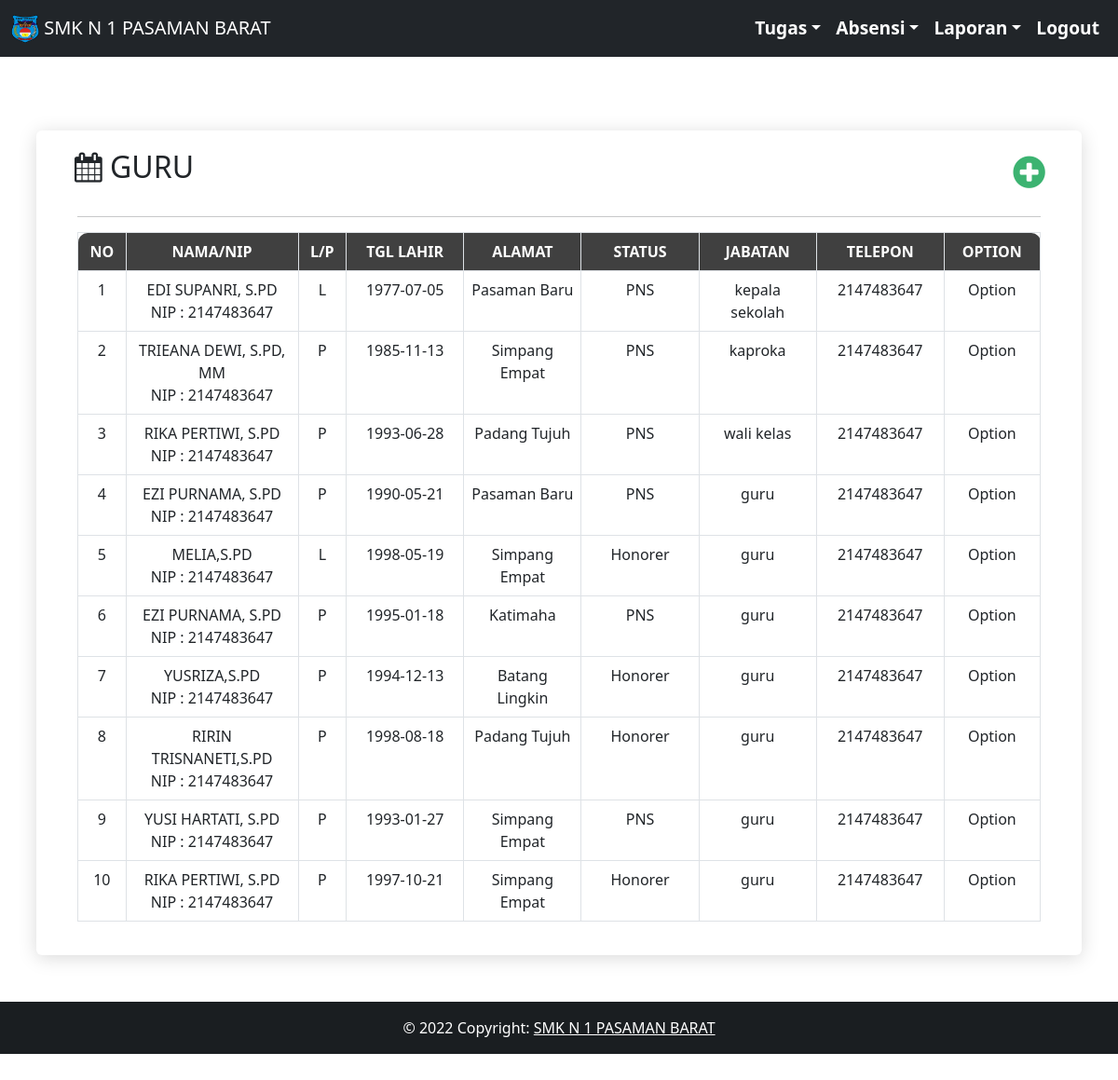
The page /operator/guru/daftar_guru.php (signed in) on the database its author committed.
### tables this page shows
CREATE TABLE `biodata_sekolah` (
  `id_biodata_sekolah` int(11) NOT NULL,
  `nama_sekolah` varchar(120) NOT NULL,
  `alamat_sekolah` varchar(120) NOT NULL,
  `photo_sekolah` varchar(120) NOT NULL,
  `email_sekolah` varchar(120) NOT NULL,
  `telepon_sekolah` int(11) NOT NULL
);

CREATE TABLE `biodata_guru` (
  `id_guru` int(11) NOT NULL,
  `nip_guru` varchar(120) NOT NULL,
  `nama_guru` varchar(120) NOT NULL,
  `jenis_kelamin_guru` varchar(120) NOT NULL,
  `tgl_lahir_guru` date NOT NULL,
  `alamat_guru` varchar(120) NOT NULL,
  `pendidikan_guru` varchar(120) NOT NULL,
  `status_guru` varchar(120) NOT NULL,
  `jabatan_guru` varchar(120) NOT NULL,
  `telepon_guru` varchar(120) NOT NULL,
  `foto_guru` varchar(300) NOT NULL,
  `username` varchar(120) NOT NULL,
  `password` varchar(120) NOT NULL
);

### operator/guru/daftar_guru.php (the view, shortened to what this page needs)
<?php
include "../../db/koneksi.php";
include "../../layout/header.php"
?>
<div id="content" style="margin-top:60px;">
  <div class="regular-page-area section-padding-20">
    <div class="container">
      <div class="row justify-content-center">
        <div class="col-12">
          <div class="details-content">
            <div class="container">
              <div class="row">
                <div class="col-sm">
                  <h2 id="xs" ><i class="icon-calendar"></i> GURU </h2>
                </div>
                <div class="col-sm" style="text-align: right;margin-right: 5%;">
                  <a class="col-sm" href="http://localhost/SMK_1_PASAMAN/absensi/operator/guru/tambah_guru" style=""><h1 id="xs" ><i class="icon-plus-sign" style="color:mediumseagreen;"></i> </h1></a>
                </div>
              </div>
            </div>
            <div id="myDiv" class="container-fluid">
              <hr>
              <div class="row-fluid">
                <div class="span12">
                  <div class="widget-box">
                    <div class="widget-title">
                     <table class="table table-bordered" >
                      <thead>
                        <tr>
                          <th class="text-center" style="width:5%;background-color: #404040; color:white;border-radius: 10px 0 0 0 ;">NO</th>
                          <th class="text-center" style="background-color: #404040; color:white;">NAMA/NIP</th>
                          <th class="text-center" style="width:5%;background-color: #404040; color:white;">L/P</th>
                          <th class="text-center" style="background-color: #404040; color:white;">TGL LAHIR</th>
                          <th class="text-center"style="background-color: #404040; color:white;">ALAMAT</th>
                          <th class="text-center"style="background-color: #404040; color:white;">STATUS</th>
                          <th class="text-center"style="background-color: #404040; color:white;">JABATAN</th>
                          <th class="text-center"style="background-color: #404040; color:white;">TELEPON</th>
                          <th class="text-center" style="width: 10%;background-color: #404040; color:white;border-radius: 0 10px 0 0 ;" colspan="2">OPTION</th>
                        </tr>
                      </thead>
                      <tbody>
                      <?php
                       $queryDataGuru = mysqli_query($konek,"SELECT * FROM biodata_guru");
                       $no = 1;
                       while($dataGuru = mysqli_fetch_array($queryDataGuru)){
                        if($dataGuru['status_guru']!= "admin"){
                        ?>
                        <tr>
                        <td class="text-center"><?php echo $no; ?></td>
                        <td class="text-center"><?php echo strtoupper($dataGuru['nama_guru']); ?><br> NIP : <?php echo $dataGuru['nip_guru']; ?> </td>
                        <td class="text-center" style="widtd:5%;"><?php echo $dataGuru['jenis_kelamin_guru']; ?></td>
                        <td class="text-center"><?php echo $dataGuru['tgl_lahir_guru']; ?></td>
                        <td class="text-center"><?php echo $dataGuru['alamat_guru']; ?></td>
                        <td class="text-center"><?php echo $dataGuru['status_guru']; ?></td>
                        <td class="text-center"><?php echo $dataGuru['jabatan_guru']; ?></td>
                        <td class="text-center"><?php echo $dataGuru['telepon_guru']; ?></td>
                        <td class="text-center" colspan="2">Option</td>
                      </tr>
                       <?php $no++;}}
                       ?>
                    </tbody>
                  </table>
                </div>
              </div>
            </div>
          </div>
        </div>
      </div>
    </div>
  </div>
</div>
<?php include '../../layout/footer.php'; ?>

### layout/header.php (shortened to what this page needs)
<?php
$query=mysqli_query($konek,"SELECT * FROM biodata_sekolah");
$data=mysqli_fetch_array($query);
?>
<!DOCTYPE html>
<html lang="en">
<head>
  <link rel="stylesheet" href="http://localhost/SMK_1_PASAMAN/absensi/assets/css/bootstrap.min.css" />
  <link rel="stylesheet" href="http://localhost/SMK_1_PASAMAN/absensi/assets/css/bootstrap-responsive.min.css" />
  <link href="http://localhost/SMK_1_PASAMAN/absensi/assets/font-awesome/css/font-awesome.css" rel="stylesheet" />
  <link rel="stylesheet" href="http://localhost/SMK_1_PASAMAN/absensi/assets/css/custom/style.css">
</head>
<body>
  <nav id="nav" class="navbar fixed-top navbar-expand-lg navbar-dark bg-dark">
    <div class="container-fluid">
      <a class="navbar-brand" href="#"><img src="http://localhost/SMK_1_PASAMAN/absensi/assets/image/<?PHP echo $data['photo_sekolah'] ?>" alt="" width="30" height="30" class="d-inline-block align-text-top"> SMK N 1 PASAMAN BARAT</a>
    <div class="collapse navbar-collapse" id="navbarNav">
      <ul class="navbar-nav">
              <?php if ($_SESSION['akses'] == 'wali kelas') {?>
                <li class="nav-item dropdown">
                  <a href="#" class="nav-link dropdown-toggle" data-bs-toggle="dropdown"style="color: white; font-weight: 600; font-size: 1.2em;"><span class="text">Tugas</span></a>
                </li>
                <li class="nav-item dropdown">
                  <a href="#" class="nav-link dropdown-toggle" data-bs-toggle="dropdown" style="color: white; font-weight: 600; font-size: 1.2em;"><span class="text">Absensi</span></a>
              </li>
              <li class="nav-item dropdown">
                <a href="#" class="nav-link dropdown-toggle" data-bs-toggle="dropdown" style="color: white; font-weight: 600; font-size: 1.2em;"><span class="text">Laporan</span></a>
              </li>
              <li class="nav-item">
                <a class="nav-link text-white" style="font-weight: 600; font-size: 1.2em;" href="http://localhost/SMK_1_PASAMAN/absensi/logout.php?id=<?PHP echo $_SESSION['id_user']; ?>">Logout</a>
              </li>
            <?php } ?>
          </ul>
        </div>
      </div>
    </nav>
  </body>
  </html>

### assets/css/custom/style.css (style rules this page uses)
.details-content { margin-top: 50px; background-color: #ffffff; position: relative; z-index: 1; box-shadow: 0 3px 20px rgb(0 0 0 / 15%); padding: 20px 20px; border-radius: 6px; margin-bottom: 50px; }
.section-padding-20 { padding-top: 30px; padding-bottom: 50px; }
.row { display: -ms-flexbox; display: flex; -ms-flex-wrap: wrap; flex-wrap: wrap; margin-right: -15px; margin-left: -15px; }
.child-table, th { vertical-align: top; border-top: 1px solid #ccc; padding:10px; width:100px; }

### rows shown on the page
biodata_sekolah: photo_sekolah (picture)
biodata_guru: nama_guru "EDI SUPANRI, S.PD", nip_guru "2147483647", jenis_kelamin_guru "L", tgl_lahir_guru "1977-07-05", alamat_guru "Pasaman Baru", status_guru "PNS", jabatan_guru "kepala sekolah", telepon_guru "2147483647"
biodata_guru: nama_guru "TRIEANA DEWI, S.PD, MM", nip_guru "2147483647", jenis_kelamin_guru "P", tgl_lahir_guru "1985-11-13", alamat_guru "Simpang Empat", status_guru "PNS", jabatan_guru "kaproka", telepon_guru "2147483647"
biodata_guru: nama_guru "RIKA PERTIWI, S.PD", nip_guru "2147483647", jenis_kelamin_guru "P", tgl_lahir_guru "1993-06-28", alamat_guru "Padang Tujuh", status_guru "PNS", jabatan_guru "wali kelas", telepon_guru "2147483647"
biodata_guru: nama_guru "EZI PURNAMA, S.PD", nip_guru "2147483647", jenis_kelamin_guru "P", tgl_lahir_guru "1990-05-21", alamat_guru "Pasaman Baru", status_guru "PNS", jabatan_guru "guru", telepon_guru "2147483647"
biodata_guru: nama_guru "MELIA,S.PD", nip_guru "2147483647", jenis_kelamin_guru "L", tgl_lahir_guru "1998-05-19", alamat_guru "Simpang Empat", status_guru "Honorer", jabatan_guru "guru", telepon_guru "2147483647"
biodata_guru: nama_guru "EZI PURNAMA, S.PD", nip_guru "2147483647", jenis_kelamin_guru "P", tgl_lahir_guru "1995-01-18", alamat_guru "Katimaha", status_guru "PNS", jabatan_guru "guru", telepon_guru "2147483647"
biodata_guru: nama_guru "YUSRIZA,S.PD", nip_guru "2147483647", jenis_kelamin_guru "P", tgl_lahir_guru "1994-12-13", alamat_guru "Batang Lingkin", status_guru "Honorer", jabatan_guru "guru", telepon_guru "2147483647"
biodata_guru: nama_guru "RIRIN TRISNANETI,S.PD", nip_guru "2147483647", jenis_kelamin_guru "P", tgl_lahir_guru "1998-08-18", alamat_guru "Padang Tujuh", status_guru "Honorer", jabatan_guru "guru", telepon_guru "2147483647"
biodata_guru: nama_guru "YUSI HARTATI, S.PD", nip_guru "2147483647", jenis_kelamin_guru "P", tgl_lahir_guru "1993-01-27", alamat_guru "Simpang Empat", status_guru "PNS", jabatan_guru "guru", telepon_guru "2147483647"
biodata_guru: nama_guru "RIKA PERTIWI, S.PD", nip_guru "2147483647", jenis_kelamin_guru "P", tgl_lahir_guru "1997-10-21", alamat_guru "Simpang Empat", status_guru "Honorer", jabatan_guru "guru", telepon_guru "2147483647"
